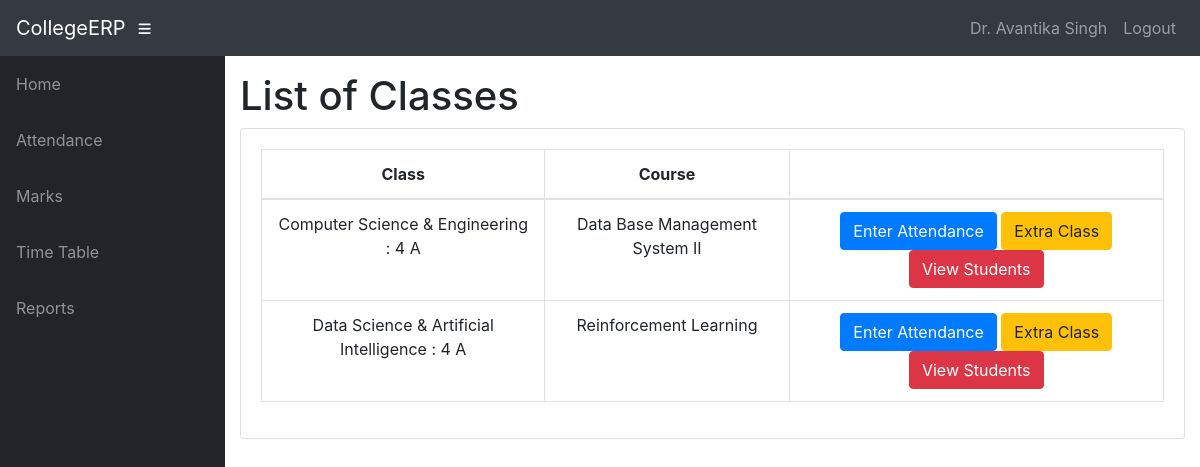
Screenshot of /info/teacher/as/1/Classes/ (signed in) with the database file from the repository.
### info/models.py (models this page shows, shortened)
class User(AbstractUser):
    @property
    def is_student(self):
        if hasattr(self, 'student'):
            return True
        return False
    @property
    def is_teacher(self):
        if hasattr(self, 'teacher'):
            return True
        return False

class Teacher(models.Model):
    user = models.OneToOneField(User, on_delete=models.CASCADE, null=True)
    id = models.CharField(primary_key=True, max_length=100)
    dept = models.ForeignKey(Dept, on_delete=models.CASCADE, default=1)
    name = models.CharField(max_length=100)
    sex = models.CharField(max_length=50, choices=sex_choice, default='Male')
    DOB = models.DateField(default='1980-01-01')

class Assign(models.Model):
    class_id = models.ForeignKey(Class, on_delete=models.CASCADE)
    course = models.ForeignKey(Course, on_delete=models.CASCADE)
    teacher = models.ForeignKey(Teacher, on_delete=models.CASCADE)
    class Meta:
        unique_together = (('course', 'class_id', 'teacher'),)

class Class(models.Model):
    id = models.CharField(primary_key='True', max_length=100)
    dept = models.ForeignKey(Dept, on_delete=models.CASCADE)
    section = models.CharField(max_length=100)
    sem = models.IntegerField()
    class Meta:
        verbose_name_plural = 'classes'
    def __str__(self):
        d = Dept.objects.get(name=self.dept)
        return '%s : %d %s' % (d.name, self.sem, self.section)

class Dept(models.Model):
    id = models.CharField(primary_key='True', max_length=100)
    name = models.CharField(max_length=200)
    def __str__(self):
        return self.name

class Course(models.Model):
    dept = models.ForeignKey(Dept, on_delete=models.CASCADE)
    id = models.CharField(primary_key='True', max_length=50)
    name = models.CharField(max_length=50)
    shortname = models.CharField(max_length=50, default='X')
    def __str__(self):
        return self.name

### info/views.py (the view)
@login_required
def t_clas(request, teacher_id, choice):
    teacher1 = get_object_or_404(Teacher, id=teacher_id)
    return render(request, 'info/t_clas.html', {'teacher1': teacher1, 'choice': choice})

### info/templates/info/t_clas.html
{% extends 'info/base.html' %}
{% block content %}
    <h1>List of Classes</h1>
    <div class="card mb-3">
            <div class="card-body">
              <div class="table-responsive">
                <table class="table table-bordered text-center" id="dataTable" width="100%" cellspacing="0">
                  <thead>
                    <tr>
                        <th>Class</th>
                        <th>Course</th>
                        <th></th>
                    </tr>
                  </thead>
                  <tbody>
                    {% for ass in teacher1.assign_set.all %}
                    <tr>
                        <td>{{ ass.class_id }}</td>
                        <td>{{ ass.course }}</td>
                        <td>
                            {% if choice == 1 %}
                                <a class="btn btn-primary" href="{% url 't_class_date' ass.id %}" role="button">Enter Attendance</a>
                                <a class="btn btn-warning" href="{% url 't_extra_class' ass.id %}">Extra Class</a>
                                <a class="btn btn-danger" href="{% url 't_student' ass.id %}">View Students</a>
                            {% elif choice == 2 %}
                                <a class="btn btn-primary" href="{% url 't_marks_list' ass.id %}" role="button">Enter Marks</a>
                                <a class="btn btn-danger" href="{% url 't_student_marks' ass.id %}">View Students</a>
                            {% elif choice == 3 %}
                                <a class="btn btn-danger" href="{% url 't_report' ass.id %}">Generate reports</a>
                            {% endif %}
                        </td>
                    </tr>
                    {% empty %}
                            <p>teacher has no courses</p>
                    {% endfor %}
                  </tbody>
                </table>
              </div>
    </div>
{% endblock %}

### info/templates/info/base.html (shortened to what this page needs)
<!DOCTYPE html>
<html lang="en">
  <head>
      {% load static %}
    <link href="{% static '/info/bootstrap/vendor/bootstrap/css/bootstrap.min.css' %}" rel="stylesheet">
    <link href="{% static '/info/bootstrap/vendor/fontawesome-free/css/all.min.css' %}" rel="stylesheet" type="text/css">
    <link href="{% static '/info/bootstrap/vendor/datatables/dataTables.bootstrap4.css' %}" rel="stylesheet">
    <link href="{% static '/info/bootstrap/css/sb-admin.css' %}" rel="stylesheet">
  </head>
  <body id="page-top">
    <nav class="navbar navbar-expand navbar-dark bg-dark static-top">
      <a class="navbar-brand mr-1" href="{% url 'index' %}">CollegeERP</a>
      <button class="btn btn-link btn-sm text-white order-1 order-sm-0" id="sidebarToggle" href="#">
        <i class="fas fa-bars"></i>
      </button>
        <div class="collapse navbar-collapse" id="navbarResponsive">
          <ul class="navbar-nav ml-auto">
            <li class="nav-item">
                {% if request.user.is_student %}
                    <a class="nav-link text-capitalize">{{ request.user.student.name }}</a>
                {% elif request.user.is_teacher %}
                    <a class="nav-link text-capitalize">{{ request.user.teacher.name }}</a>
                {% endif %}
            </li>
            <li class="nav-item">
                <a class="nav-link" href="#" data-toggle="modal" data-target="#logoutModal">Logout</a>
            </li>
          </ul>
        </div>
    </nav>
    <div id="wrapper">
      <ul class="sidebar navbar-nav">
            <li class="nav-item">
              <a class="nav-link" href="{% url 'index' %}">
                <span>Home</span>
              </a>
            </li>
        {% if request.user.is_student %}
            <li class="nav-item">
              <a class="nav-link" href="{% url 'attendance' request.user.student.USN %}">
                <span>Attendance</span>
              </a>
            </li>
            <li class="nav-item">
              <a class="nav-link" href="{% url 'attendance' request.user.student.USN %}">
                <span>Attendance By Subject</span>
              </a>
            </li>
            <li class="nav-item">
              <a class="nav-link" href="{% url 'marks_list' request.user.student.USN %}">
                <span>Marks</span>
              </a>
            </li>
              <li class="nav-item">
              <a class="nav-link" href="{% url 'timetable' request.user.student.class_id_id %}">
                <span>Time Table</span>
              </a>
            </li>
        {% elif request.user.is_teacher %}
            <li class="nav-item">
              <a class="nav-link" href="{% url 't_clas' request.user.teacher.id 1 %}">
                <span>Attendance</span>
              </a>
            </li>
            <li class="nav-item">
              <a class="nav-link" href="{% url 't_clas' request.user.teacher.id 2 %}">
                <span>Marks</span>
              </a>
            </li>
              <li class="nav-item">
              <a class="nav-link" href="{% url 't_timetable' request.user.teacher.id %}">
                <span>Time Table</span>
              </a>
            </li>
            <li class="nav-item">
              <a class="nav-link" href="{% url 't_clas' request.user.teacher.id 3 %}">
                <span>Reports</span>
              </a>
            </li>
        {% endif %}
      </ul>
      <div id="content-wrapper">
        <div class="container-fluid">
            {% block content %}
            {% endblock %}
        </div>
      </div>
    </div>
  </body>
</html>

### rows the page displays
User: user.teacher.name "Dr. Avantika Singh"
Assign: class_id "Computer Science & Engineering : 4 A", course "Data Base Management System II"
Assign: class_id "Data Science & Artificial Intelligence : 4 A", course "Reinforcement Learning"
